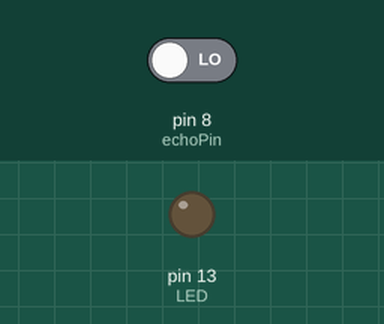
This sketch was run on a simulated Arduino Uno, built with avr-gcc and run on an emulated ATmega328P. On the bench: output pins drawn as LEDs (lit = HIGH). The test bench sets the inputs (shaded band); at power-on: pin 8 (echoPin) LOW. Pins used as bus, display or sensor lines are not drawn.

Above: at 5.1 s.
At 6.1 s:
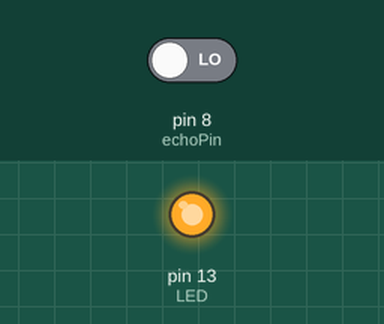
Timing chart, 0 to 7.6 s (numbered marks = the images above):
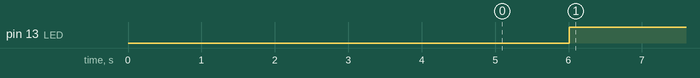

Measured:
- by itself, pin 13 (LED): LOW → HIGH at 6.0 s

The sketch:

ultrasonido.ino
```cpp
int triggerPin = 7; //triggering on pin 7
int echoPin = 8;    //echo on pin 8
int LED = 13;
int info;

void setup() {
  delay(5000);
  pinMode(triggerPin, OUTPUT); //defining pins
  pinMode(echoPin, INPUT);
  pinMode(LED, OUTPUT);

  Serial.begin(9600); //making serial connection

}

void loop() {

  int duration, distance;    //Adding duration and distance

  digitalWrite(triggerPin, HIGH); //triggering the wave(like blinking an LED)
  delay(10);
  digitalWrite(triggerPin, LOW);

  duration = pulseIn(echoPin, HIGH); //a special function for listening and waiting for the wave
  distance = ((duration/2000)*340) * 100; //transforming the number to cm(if you want inches, you have to change the 29.1 with a suitable number

  //IF YOU WANT THE PORGRAM SPITTING OUT INFORMATION SLOWER, JUST UNCOMMENT(DELETE THE 2 //) THE NEXT LINE AND CHANGE THE NUMBER
  //delay(500);
  if(distance < 20){
    digitalWrite(13, HIGH);
  } else {
    digitalWrite(13, LOW);
  }
  delay(500);
}
```
